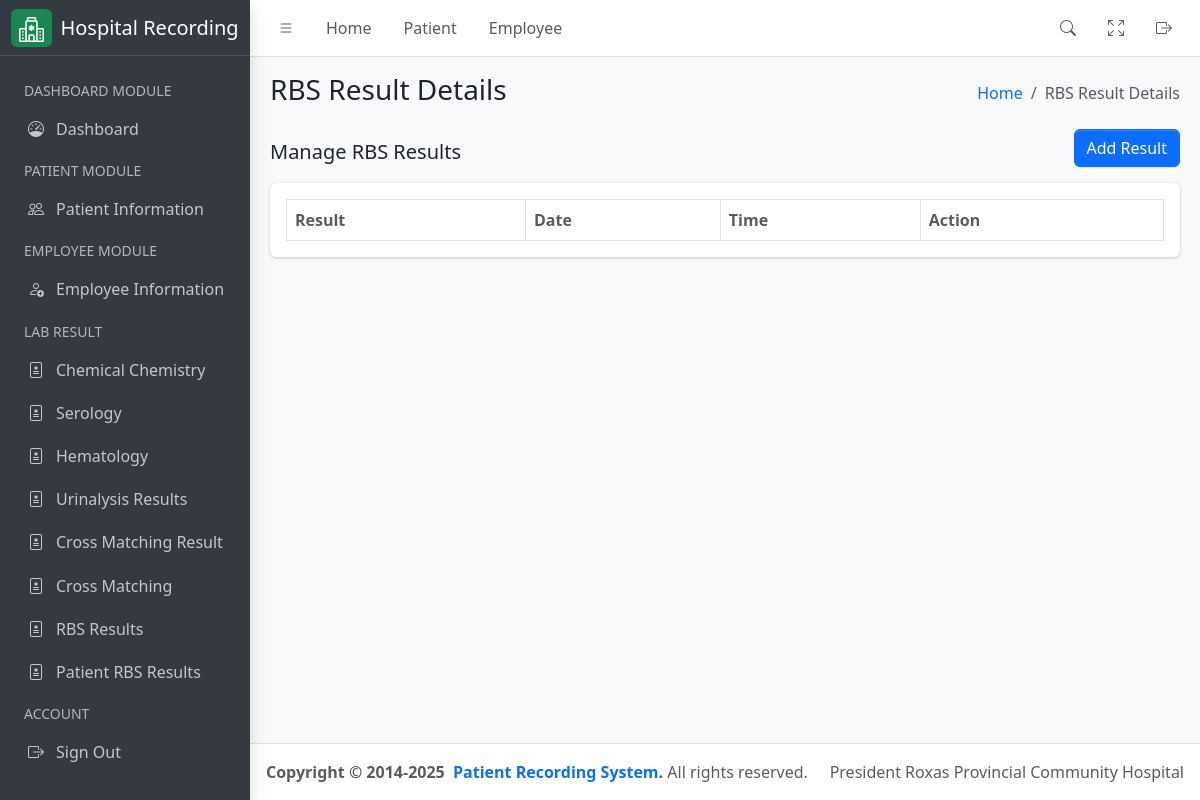
/laboratory/rbs-result/result, run on an earlier commit of the app's database.
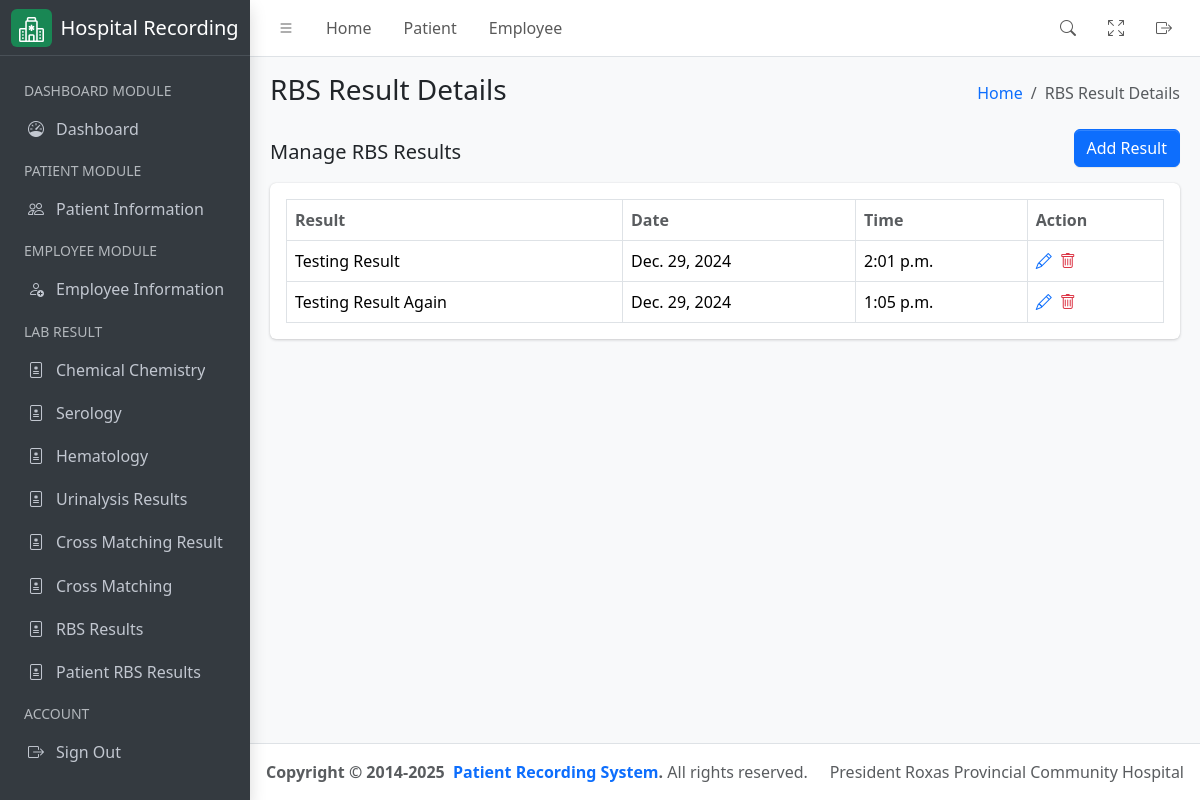
And on a later commit of the database.
### hospital_app/models.py (models this page shows, shortened)
class RBSResult(models.Model):
    result = models.CharField(max_length=255)
    date = models.DateField(auto_now_add=False)
    time = models.TimeField(auto_now_add=False)
    assigned_pathologist = models.ForeignKey(
        User,
        related_name="rbs_assigned_pathologist",
        on_delete=models.CASCADE,
        null=False,
        blank=False,
        limit_choices_to={"groups__name": "Pathologist"},
    )
    assigned_technologist = models.ForeignKey(
        User,
        related_name="rbs_assigned_technologist",
        on_delete=models.CASCADE,
        null=False,
        blank=False,
        limit_choices_to={"groups__name": "Medical Technologist"},
    )

### hospital_app/views.py (the view)
# urls.py: path('laboratory/rbs-result/result', PatientRBSView.as_view(), name="rbs__result_list"),
class PatientRBSView(ListView):
    template_name = "rbs_results.html"
    queryset = RBSResult.objects.all()
    context_object_name = "results"
    def get_context_data(self, **kwargs):
        context = super().get_context_data(**kwargs)
        context["detail_header"] = "RBS Result Details List"
        context["humberger_header"] = "RBS Result Details"
        return context

### hospital_app/templates/rbs_results.html
{% extends './includes/base.html' %}
{% block content %}
<div class="container-fluid">
    <div class="row">
        <div class="col-md-12">
            <div class="d-flex justify-content-between align-items-center">
                <h5>Manage RBS Results</h5>
                <a href="{% url 'rbs_result_add' %}" class="btn btn-primary mb-3">Add Result</a>
            </div>
            <div class="card mb-4">
                <div class="card-body">
                    <table id="datatable" class="table table-bordered table-hover">
                        <thead>
                            <tr>
                                <th class="text-muted">Result</th>
                                <th class="text-muted">Date</th>
                                <th class="text-muted">Time</th>
                                <th class="text-muted">Action</th>
                            </tr>
                        </thead>
                        <tbody>
                            {% for result in results %}
                            <tr>
                                <td>{{ result.result }}</td>
                                <td>{{ result.date }}</td>
                                <td>{{ result.time }}</td>
                                <td>
                                    <div class="d-flex align-items-center justify-content-start gap-2">
                                        <a href="{% url 'rbs_result_update' pk=result.id %}" class="text-sm">
                                            <i class="bi bi-pencil"></i>
                                        </a>
                                        <a href="{% url 'rbs_result_delete' pk=result.id %}" class="text-sm">
                                            <i class="bi bi-trash text-danger"></i>
                                        </a>
                                    </div>
                                </td>
                            </tr>
                            {% endfor %}
                        </tbody>
                    </table>
                </div>
            </div>
        </div>
    </div>
</div>
{% endblock %}

What changed in the data, as far as the page shows it:
added RBSResult: result "Testing Result", date "Dec. 29, 2024", time "2:01 p.m."
added RBSResult: result "Testing Result Again", date "Dec. 29, 2024", time "1:05 p.m."
